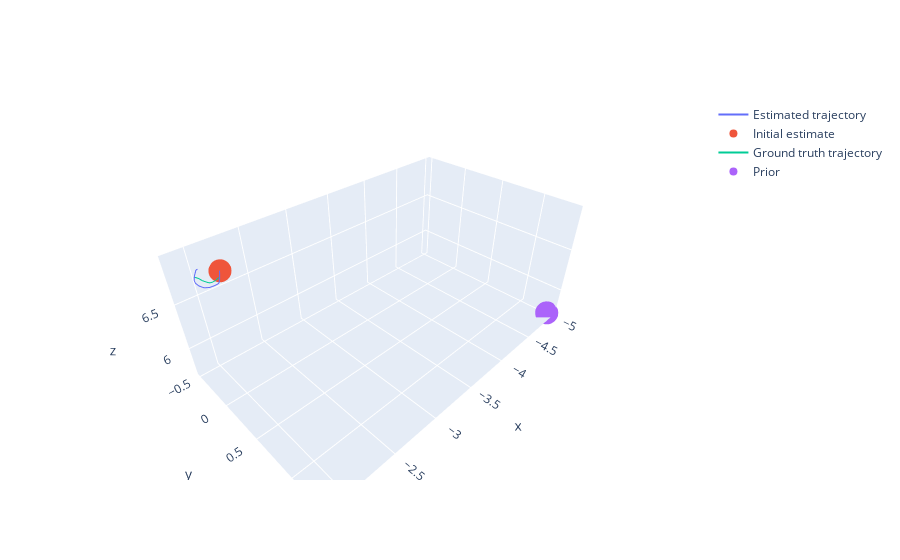

This figure's notebook cell:
### Code cell
# Plot smoothed poses vs GT using plotly.
import plotly.graph_objects as go

cube_poses_np = np.array([cube_poses[ii].translation() for ii in range(len(cube_poses))])


fig = go.Figure(data=[go.Scatter3d(x=cube_poses_np[:, 0], y=cube_poses_np[:, 1], z=cube_poses_np[:, 2], mode='lines', name='Estimated trajectory')])

# Scatter a point at the first state estimate.
fig.add_trace(go.Scatter3d(x=[cube_poses_np[0, 0]], y=[cube_poses_np[0, 1]], z=[cube_poses_np[0, 2]], mode='markers', name='Initial estimate'))

gt_poses = []
for tt in range(traj["images"].shape[0]):
    object_pose = traj["object_poses"][tt].double()
    camera_pose = traj["camera_poses"][tt].double()
    gt_poses.append(PP_TO_GTSAM @ camera_pose.Inv() @ object_pose)
gt_poses_np = np.array([gt_pose.translation() for gt_pose in gt_poses])

fig.add_trace(go.Scatter3d(x=gt_poses_np[:, 0], y=gt_poses_np[:, 1], z=gt_poses_np[:, 2], mode='lines', name='Ground truth trajectory'))

# Plot the prior.
fig.add_trace(go.Scatter3d(x=[prior_pose_mean.translation()[0]], y=[prior_pose_mean.translation()[1]], z=[prior_pose_mean.translation()[2]], mode='markers', name='Prior'))

# Set aspect ratio to be true.
fig.update_layout(scene=dict(aspectmode='data'))

fig.show()

### Figure 1 — Plotly figure (JSON) as saved in the notebook; plotly's stock layout.template omitted (floating-point values rounded to 4 significant figures)
{"data": [{"mode": "lines", "name": "Estimated trajectory", "type": "scatter3d", "x": [-2.215, -2.182, -2.159, -2.136, -2.083, -2.015, -1.959, -1.917, -1.895, -1.889, -1.895, -1.906, -1.918, -1.926, -1.931, -1.937, -1.941, -1.945, -1.947, -1.948, -1.949, -1.949, -1.948, -1.947], "y": [-0.4708, -0.4295, -0.4055, -0.3719, -0.3151, -0.2485, -0.2123, -0.1926, -0.1788, -0.1723, -0.1747, -0.1781, -0.1835, -0.1921, -0.1998, -0.2068, -0.2113, -0.2146, -0.2173, -0.2187, -0.2192, -0.2183, -0.2172, -0.2168], "z": [6.692, 6.639, 6.621, 6.637, 6.673, 6.72, 6.762, 6.811, 6.853, 6.883, 6.905, 6.925, 6.941, 6.946, 6.945, 6.944, 6.943, 6.94, 6.938, 6.939, 6.941, 6.941, 6.939, 6.937]}, {"mode": "markers", "name": "Initial estimate", "type": "scatter3d", "x": [-2.215], "y": [-0.4708], "z": [6.692]}, {"mode": "lines", "name": "Ground truth trajectory", "type": "scatter3d", "x": [-2.211, -2.172, -2.127, -2.081, -2.034, -1.987, -1.964, -1.942, -1.923, -1.914, -1.913, -1.913, -1.913, -1.913, -1.913, -1.913, -1.913, -1.913, -1.913, -1.913, -1.913, -1.913, -1.913, -1.913], "y": [-0.4879, -0.4363, -0.3987, -0.3472, -0.2706, -0.1877, -0.2213, -0.2204, -0.2199, -0.2241, -0.2247, -0.2247, -0.2247, -0.2247, -0.2246, -0.2246, -0.2246, -0.2246, -0.2246, -0.2246, -0.2245, -0.2245, -0.2245, -0.2245], "z": [6.636, 6.647, 6.66, 6.691, 6.746, 6.813, 6.824, 6.856, 6.873, 6.879, 6.88, 6.88, 6.88, 6.88, 6.88, 6.88, 6.88, 6.88, 6.88, 6.88, 6.88, 6.879, 6.879, 6.879]}, {"mode": "markers", "name": "Prior", "type": "scatter3d", "x": [-4.962], "y": [1.346], "z": [5.71]}], "layout": {"scene": {"aspectmode": "data"}}}
